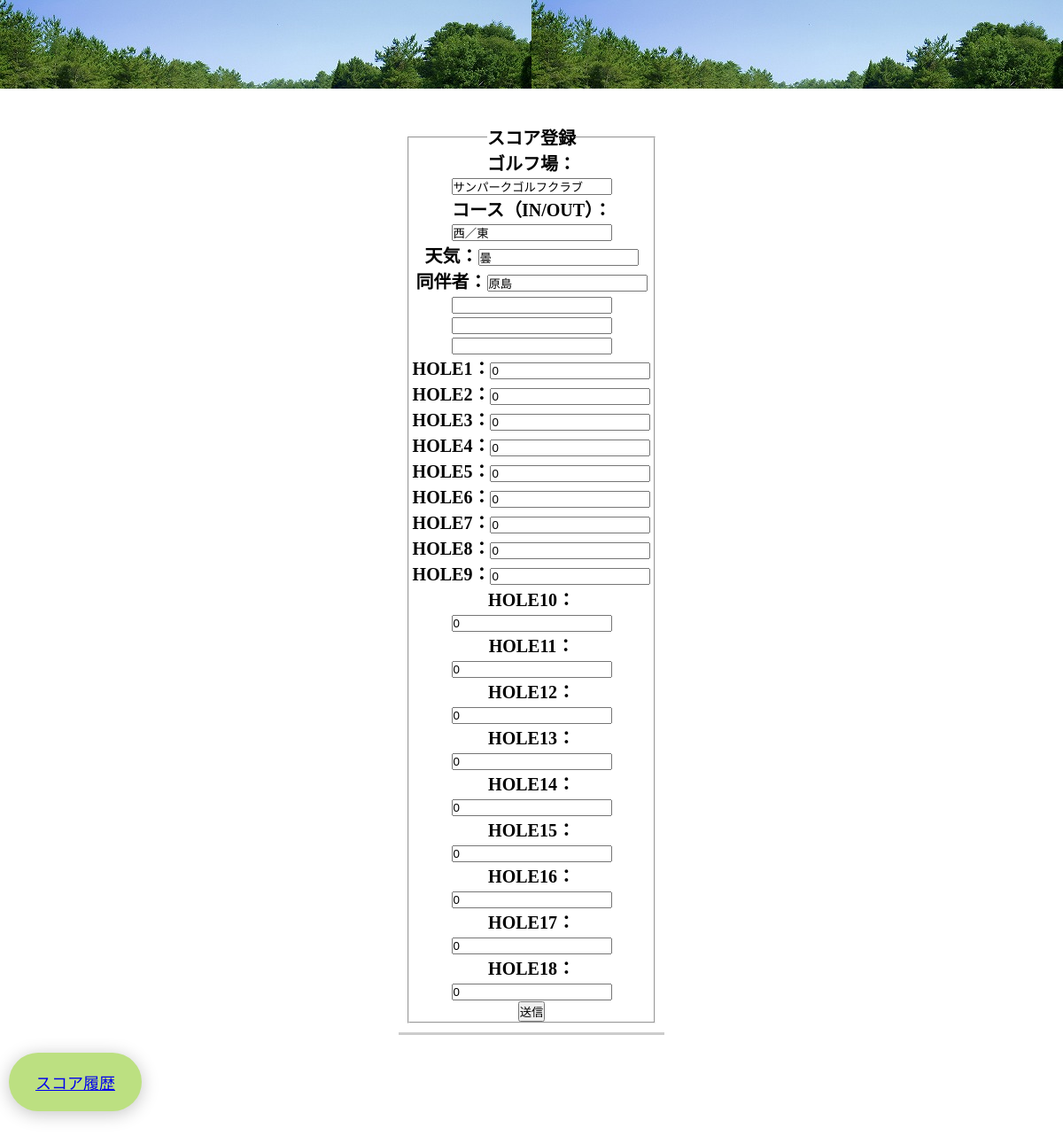
Screenshot of /detail.php?id=6 with the database file from the repository.
### tables this page shows
CREATE TABLE `glf_topdb` (
  `id` int(12) NOT NULL,
  `glfname` varchar(64) NOT NULL,
  `course` varchar(128) NOT NULL,
  `weather` varchar(64) NOT NULL,
  `member` varchar(64) NOT NULL,
  `indate` datetime NOT NULL,
  `member2` varchar(64) NOT NULL,
  `member3` varchar(64) NOT NULL,
  `member4` varchar(64) NOT NULL,
  `hole1` varchar(64) NOT NULL,
  `hole2` varchar(64) NOT NULL,
  `hole3` varchar(64) NOT NULL,
  `hole4` varchar(64) NOT NULL,
  `hole5` varchar(64) NOT NULL,
  `hole6` varchar(64) NOT NULL,
  `hole7` varchar(64) NOT NULL,
  `hole8` varchar(64) NOT NULL,
  `hole9` varchar(64) NOT NULL,
  `hole10` varchar(64) NOT NULL,
  `hole11` varchar(64) NOT NULL,
  `hole12` varchar(64) NOT NULL,
  `hole13` varchar(64) NOT NULL,
  `hole14` varchar(64) NOT NULL,
  `hole15` varchar(64) NOT NULL,
  `hole16` varchar(64) NOT NULL,
  `hole17` varchar(64) NOT NULL,
  `hole18` varchar(64) NOT NULL
);

### detail.php (the view, shortened to what this page needs)
<?php
$pdo = db_conn();
$id = $_GET["id"];
$stmt = $pdo->prepare('SELECT * FROM glf_topdb WHERE id=:id;');
$stmt->bindValue(':id',$id,PDO::PARAM_INT);
$status = $stmt->execute();
if ($status === false) {
    sql_error($status);
} else {
    $result = $stmt->fetch();
}
?>
<!DOCTYPE html>
<html lang="ja">
<head>
    <link rel="stylesheet" href="glfindex.css">
</head>
<body>
    <header><div class="header">            </div>
    </header>
    <form method="POST" action="update.php">
        <div class="jumbotron">
            <fieldset>
                <legend>スコア登録</legend>
                <label>ゴルフ場：<input type="text" name="glfname" value="<?= $result['glfname'] ?>"></label><br>
                <label>コース（IN/OUT）：<input type="text" name="course" value="<?= $result['course']?>"></label><br>
                <label>天気：<input type="text" name="weather" value="<?= $result['weather'] ?>"></label><br>
                <label>同伴者：<input type="text" name="member" value="<?= $result['member'] ?>" >
                <input type="text" name="member2" value="<?= $result['member2'] ?>" >
                <input type="text" name="member3" value="<?= $result['member3'] ?>">
                <input type="text" name="member4" value="<?= $result['member4'] ?>"></label><br>
                <label>HOLE1：<input type="text" name="hole1" value="<?= $result['hole1'] ?>"></label><br>
                <label>HOLE2：<input type="text" name="hole2" value="<?= $result['hole2'] ?>"></label><br>
                <label>HOLE3：<input type="text" name="hole3" value="<?= $result['hole3'] ?>"></label><br>
                <label>HOLE4：<input type="text" name="hole4" value="<?= $result['hole4'] ?>"></label><br>
                <label>HOLE5：<input type="text" name="hole5" value="<?= $result['hole5'] ?>"></label><br>
                <label>HOLE6：<input type="text" name="hole6" value="<?= $result['hole6'] ?>"></label><br>
                <label>HOLE7：<input type="text" name="hole7" value="<?= $result['hole7'] ?>"></label><br>
                <label>HOLE8：<input type="text" name="hole8" value="<?= $result['hole8'] ?>"></label><br>
                <label>HOLE9：<input type="text" name="hole9" value="<?= $result['hole9'] ?>"></label><br>
                <label>HOLE10：<input type="text" name="hole10" value="<?= $result['hole10'] ?>"></label><br>
                <label>HOLE11：<input type="text" name="hole11" value="<?= $result['hole11'] ?>"></label><br>
                <label>HOLE12：<input type="text" name="hole12" value="<?= $result['hole12'] ?>"></label><br>
                <label>HOLE13：<input type="text" name="hole13" value="<?= $result['hole13'] ?>"></label><br>
                <label>HOLE14：<input type="text" name="hole14" value="<?= $result['hole14'] ?>"></label><br>
                <label>HOLE15：<input type="text" name="hole15" value="<?= $result['hole15'] ?>"></label><br>
                <label>HOLE16：<input type="text" name="hole16" value="<?= $result['hole16'] ?>"></label><br>
                <label>HOLE17：<input type="text" name="hole17" value="<?= $result['hole17'] ?>"></label><br>
                <label>HOLE18：<input type="text" name="hole18" value="<?= $result['hole18'] ?>"></label><br>
                <input type="submit" value="送信">
            </fieldset>
        </div>
    </form>
    <nav class="navbar navbar-default">
            <div class="container-fluid">
            <button><a href="./index.php">スコア履歴
            </a></button>
        </nav>
</body>
</html>

### glfindex.css (style rules this page uses)
* { padding: 0; margin: 0; box-sizing: border-box; }
body { height: 900px; }
.header { background-image: url('images/golf.jpg'); width: 100%; height: 100%; padding: 50px; color: #FFF; text-shadow: 1px 1px 1px #333; font-family: 'Open Sans', sans-serif; font-size: 80px; text-align: center; margin-bottom: 30px; }
.jumbotron { text-align: center; font-size: 20px; border-bottom: 3px solid #ccc; font-weight: bold; padding-bottom: 10px; width: 300px; margin: 0 auto 10px; }
button { border: none; font-size: large; outline: none; padding: 20px 30px; border-radius: 50px; color: #333; background: rgb(188, 224, 129); margin-bottom: 50px; box-shadow: 0 3px 20px 0 #0000003b; }

### detail.php (style rules this page uses)
div { padding: 10px; font-size: 16px; }

### rows the page displays
glf_topdb: glfname "サンパークゴルフクラブ", course "西／東", weather "曇", member "原島", hole1 "0", hole2 "0", hole3 "0", hole4 "0", hole5 "0", hole6 "0", hole7 "0", hole8 "0", hole9 "0", hole10 "0", hole11 "0", hole12 "0", hole13 "0", hole14 "0", hole15 "0", hole16 "0", hole17 "0", hole18 "0"
